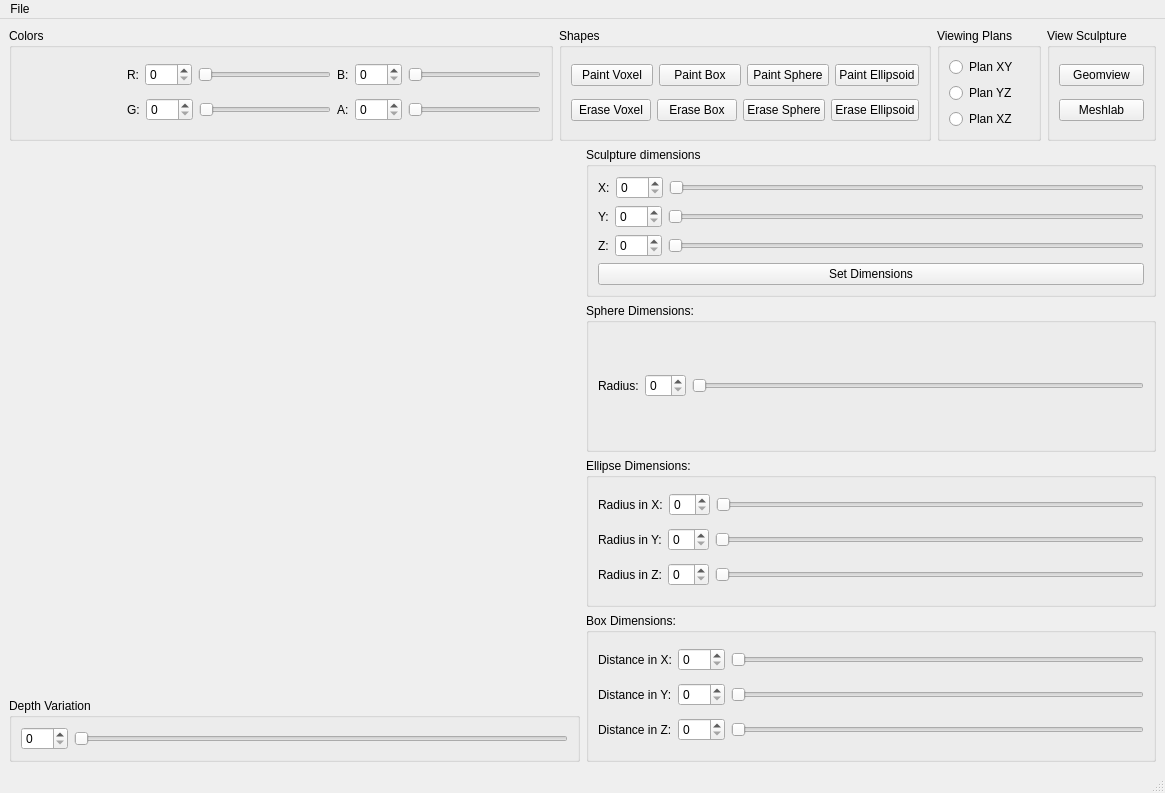
 <widget class="QMainWindow" name="MainWindow">
  <property name="geometry">
   <rect>
    <x>0</x>
    <y>0</y>
    <width>1165</width>
    <height>793</height>
   </rect>
  </property>
  <property name="windowTitle">
   <string>Sculptor - QT</string>
  </property>
  <widget class="QWidget" name="centralwidget">
   <layout class="QVBoxLayout" name="verticalLayout_6">
    <item>
     <layout class="QHBoxLayout" name="horizontalLayout_8" stretch="60,30,10,10">
      <item>
       <widget class="QGroupBox" name="groupBox">
        <property name="title">
         <string>Colors</string>
        </property>
        <layout class="QHBoxLayout" name="horizontalLayout_5">
         <item>
          <widget class="ColorPicker" name="CurrentColor" native="true">
           <property name="minimumSize">
            <size>
             <width>100</width>
             <height>0</height>
            </size>
           </property>
          </widget>
         </item>
         <item>
          <layout class="QVBoxLayout" name="verticalLayout_2">
           <item>
            <layout class="QHBoxLayout" name="horizontalLayout_4">
             <item>
              <widget class="QLabel" name="label">
               <property name="text">
                <string>R:</string>
               </property>
              </widget>
             </item>
             <item>
              <widget class="QSpinBox" name="spinBoxRed">
               <property name="cursor">
                <cursorShape>PointingHandCursor</cursorShape>
               </property>
               <property name="maximum">
                <number>255</number>
               </property>
              </widget>
             </item>
             <item>
              <widget class="QSlider" name="horizontalSliderRed">
               <property name="enabled">
                <bool>true</bool>
               </property>
               <property name="cursor">
                <cursorShape>PointingHandCursor</cursorShape>
               </property>
               <property name="styleSheet">
                <string notr="true"/>
               </property>
               <property name="maximum">
                <number>255</number>
               </property>
               <property name="tracking">
                <bool>true</bool>
               </property>
               <property name="orientation">
                <enum>Qt::Horizontal</enum>
               </property>
               <property name="invertedAppearance">
                <bool>false</bool>
               </property>
               <property name="invertedControls">
                <bool>false</bool>
               </property>
              </widget>
             </item>
            </layout>
           </item>
           <item>
            <layout class="QHBoxLayout" name="horizontalLayout_3">
             <item>
              <widget class="QLabel" name="label_2">
               <property name="text">
                <string>G:</string>
               </property>
              </widget>
             </item>
             <item>
              <widget class="QSpinBox" name="spinBoxBlue">
               <property name="cursor">
                <cursorShape>PointingHandCursor</cursorShape>
               </property>
               <property name="maximum">
                <number>255</number>
               </property>
              </widget>
             </item>
             <item>
              <widget class="QSlider" name="horizontalSliderGreen">
               <property name="cursor">
                <cursorShape>PointingHandCursor</cursorShape>
               </property>
               <property name="styleSheet">
                <string notr="true"/>
               </property>
               <property name="maximum">
                <number>255</number>
               </property>
               <property name="orientation">
                <enum>Qt::Horizontal</enum>
               </property>
              </widget>
             </item>
            </layout>
           </item>
          </layout>
         </item>
         <item>
          <layout class="QVBoxLayout" name="verticalLayout">
           <item>
            <layout class="QHBoxLayout" name="horizontalLayout">
             <item>
              <widget class="QLabel" name="label_3">
               <property name="enabled">
                <bool>true</bool>
               </property>
               <property name="text">
                <string>B:</string>
               </property>
              </widget>
             </item>
             <item>
              <widget class="QSpinBox" name="spinBoxGreen">
               <property name="cursor">
                <cursorShape>PointingHandCursor</cursorShape>
               </property>
               <property name="maximum">
                <number>255</number>
               </property>
              </widget>
             </item>
             <item>
              <widget class="QSlider" name="horizontalSliderBlue">
               <property name="cursor">
                <cursorShape>PointingHandCursor</cursorShape>
               </property>
               <property name="styleSheet">
                <string notr="true"/>
               </property>
               <property name="maximum">
                <number>255</number>
               </property>
               <property name="orientation">
                <enum>Qt::Horizontal</enum>
               </property>
              </widget>
             </item>
            </layout>
           </item>
           <item>
            <layout class="QHBoxLayout" name="horizontalLayout_2">
             <item>
              <widget class="QLabel" name="label_4">
               <property name="text">
                <string>A:</string>
               </property>
              </widget>
             </item>
             <item>
              <widget class="QSpinBox" name="spinBoxAlpha">
               <property name="cursor">
                <cursorShape>PointingHandCursor</cursorShape>
               </property>
               <property name="maximum">
                <number>255</number>
               </property>
              </widget>
             </item>
             <item>
              <widget class="QSlider" name="horizontalSliderAlpha">
               <property name="cursor">
                <cursorShape>PointingHandCursor</cursorShape>
               </property>
               <property name="styleSheet">
                <string notr="true"/>
               </property>
               <property name="maximum">
                <number>255</number>
               </property>
               <property name="orientation">
                <enum>Qt::Horizontal</enum>
               </property>
              </widget>
             </item>
            </layout>
           </item>
          </layout>
         </item>
        </layout>
       </widget>
      </item>
      <item>
       <widget class="QGroupBox" name="groupBox_2">
        <property name="title">
         <string>Shapes</string>
        </property>
        <layout class="QVBoxLayout" name="verticalLayout_7">
         <item>
          <layout class="QHBoxLayout" name="horizontalLayout_6">
           <item>
            <widget class="QPushButton" name="radioButtonPutVoxel">
             <property name="cursor">
              <cursorShape>PointingHandCursor</cursorShape>
             </property>
             <property name="text">
              <string>Paint Voxel</string>
             </property>
            </widget>
           </item>
           <item>
            <widget class="QPushButton" name="radioButtonPutBox">
             <property name="cursor">
              <cursorShape>PointingHandCursor</cursorShape>
             </property>
             <property name="text">
              <string>Paint Box</string>
             </property>
            </widget>
           </item>
           <item>
            <widget class="QPushButton" name="radioButtonPutSphere">
             <property name="cursor">
              <cursorShape>PointingHandCursor</cursorShape>
             </property>
             <property name="text">
              <string>Paint Sphere</string>
             </property>
            </widget>
           </item>
           <item>
            <widget class="QPushButton" name="radioButtonPutEllipsoid">
             <property name="cursor">
              <cursorShape>PointingHandCursor</cursorShape>
             </property>
             <property name="text">
              <string>Paint Ellipsoid</string>
             </property>
            </widget>
           </item>
          </layout>
         </item>
         <item>
          <layout class="QHBoxLayout" name="horizontalLayout_7">
           <item>
            <widget class="QPushButton" name="radioButtonCutVoxel">
             <property name="cursor">
              <cursorShape>PointingHandCursor</cursorShape>
             </property>
             <property name="text">
              <string>Erase Voxel</string>
             </property>
            </widget>
           </item>
           <item>
            <widget class="QPushButton" name="radioButtonCutBox">
             <property name="cursor">
              <cursorShape>PointingHandCursor</cursorShape>
             </property>
             <property name="text">
              <string>Erase Box</string>
             </property>
            </widget>
           </item>
           <item>
            <widget class="QPushButton" name="radioButtonCutSphere">
             <property name="cursor">
              <cursorShape>PointingHandCursor</cursorShape>
             </property>
             <property name="text">
              <string>Erase Sphere</string>
             </property>
            </widget>
           </item>
           <item>
            <widget class="QPushButton" name="radioButtonCutEllipsoid">
             <property name="cursor">
              <cursorShape>PointingHandCursor</cursorShape>
             </property>
             <property name="text">
              <string>Erase Ellipsoid</string>
             </property>
            </widget>
           </item>
          </layout>
         </item>
        </layout>
       </widget>
      </item>
      <item>
       <widget class="QGroupBox" name="groupBox_3">
        <property name="title">
         <string>Viewing Plans</string>
        </property>
        <layout class="QVBoxLayout" name="verticalLayout_4">
         <item>
          <widget class="QRadioButton" name="pushButtonXY">
           <property name="cursor">
            <cursorShape>PointingHandCursor</cursorShape>
           </property>
           <property name="text">
            <string>Plan XY</string>
           </property>
          </widget>
         </item>
         <item>
          <widget class="QRadioButton" name="pushButtonYZ">
           <property name="cursor">
            <cursorShape>PointingHandCursor</cursorShape>
           </property>
           <property name="text">
            <string>Plan YZ</string>
           </property>
          </widget>
         </item>
         <item>
          <widget class="QRadioButton" name="pushButtonXZ">
           <property name="cursor">
            <cursorShape>PointingHandCursor</cursorShape>
           </property>
           <property name="text">
            <string>Plan XZ</string>
           </property>
          </widget>
         </item>
        </layout>
       </widget>
      </item>
      <item>
       <widget class="QGroupBox" name="groupBox_4">
        <property name="title">
         <string>View Sculpture</string>
        </property>
        <layout class="QVBoxLayout" name="verticalLayout_5">
         <item>
          <widget class="QPushButton" name="pushButtonGeomview">
           <property name="cursor">
            <cursorShape>PointingHandCursor</cursorShape>
           </property>
           <property name="text">
            <string>Geomview</string>
           </property>
          </widget>
         </item>
         <item>
          <widget class="QPushButton" name="pushButtonMeshlab">
           <property name="cursor">
            <cursorShape>PointingHandCursor</cursorShape>
           </property>
           <property name="text">
            <string>Meshlab</string>
           </property>
          </widget>
         </item>
        </layout>
       </widget>
      </item>
     </layout>
    </item>
    <item>
     <layout class="QHBoxLayout" name="horizontalLayout_10">
      <item>
       <layout class="QVBoxLayout" name="verticalLayout_3" stretch="90,10">
        <item>
         <widget class="Plotter" name="plotter" native="true">
          <property name="cursor">
           <cursorShape>CrossCursor</cursorShape>
          </property>
          <property name="layoutDirection">
           <enum>Qt::LeftToRight</enum>
          </property>
          <property name="autoFillBackground">
           <bool>false</bool>
          </property>
          <property name="styleSheet">
           <string notr="true">border-radius: 25px;</string>
          </property>
         </widget>
        </item>
        <item>
         <widget class="QGroupBox" name="groupBox_5">
          <property name="title">
           <string>Depth Variation</string>
          </property>
          <layout class="QHBoxLayout" name="horizontalLayout_9">
           <item>
            <widget class="QSpinBox" name="spinBoxPlanoX">
             <property name="cursor">
              <cursorShape>PointingHandCursor</cursorShape>
             </property>
             <property name="maximum">
              <number>200</number>
             </property>
            </widget>
           </item>
           <item>
            <widget class="QSlider" name="horizontalSliderPlanoSpec">
             <property name="cursor">
              <cursorShape>PointingHandCursor</cursorShape>
             </property>
             <property name="maximum">
              <number>200</number>
             </property>
             <property name="orientation">
              <enum>Qt::Horizontal</enum>
             </property>
            </widget>
           </item>
          </layout>
         </widget>
        </item>
       </layout>
      </item>
      <item>
       <layout class="QVBoxLayout" name="verticalLayout_14">
        <item>
         <widget class="QGroupBox" name="groupBox_7">
          <property name="title">
           <string>Sculpture dimensions</string>
          </property>
          <layout class="QVBoxLayout" name="verticalLayout_10">
           <item>
            <layout class="QVBoxLayout" name="verticalLayout_9">
             <item>
              <layout class="QHBoxLayout" name="horizontalLayout_11">
               <item>
                <widget class="QLabel" name="label_10">
                 <property name="text">
                  <string>X:</string>
                 </property>
                </widget>
               </item>
               <item>
                <widget class="QSpinBox" name="spinBoxDimX">
                 <property name="cursor">
                  <cursorShape>PointingHandCursor</cursorShape>
                 </property>
                 <property name="maximum">
                  <number>200</number>
                 </property>
                </widget>
               </item>
               <item>
                <widget class="QSlider" name="horizontalSliderDimX">
                 <property name="cursor">
                  <cursorShape>PointingHandCursor</cursorShape>
                 </property>
                 <property name="maximum">
                  <number>200</number>
                 </property>
                 <property name="orientation">
                  <enum>Qt::Horizontal</enum>
                 </property>
                </widget>
               </item>
              </layout>
             </item>
             <item>
              <layout class="QHBoxLayout" name="horizontalLayout_12">
               <item>
                <widget class="QLabel" name="label_11">
                 <property name="text">
                  <string>Y:</string>
                 </property>
                </widget>
               </item>
               <item>
                <widget class="QSpinBox" name="spinBoxDimY">
                 <property name="cursor">
                  <cursorShape>PointingHandCursor</cursorShape>
                 </property>
                 <property name="maximum">
                  <number>200</number>
                 </property>
                </widget>
               </item>
               <item>
                <widget class="QSlider" name="horizontalSliderDimY">
                 <property name="cursor">
                  <cursorShape>PointingHandCursor</cursorShape>
                 </property>
                 <property name="maximum">
                  <number>200</number>
                 </property>
                 <property name="orientation">
                  <enum>Qt::Horizontal</enum>
                 </property>
                </widget>
               </item>
              </layout>
             </item>
             <item>
              <layout class="QHBoxLayout" name="horizontalLayout_13">
               <item>
                <widget class="QLabel" name="label_12">
                 <property name="text">
                  <string>Z:</string>
                 </property>
                </widget>
               </item>
               <item>
                <widget class="QSpinBox" name="spinBoxDimZ">
                 <property name="cursor">
                  <cursorShape>PointingHandCursor</cursorShape>
                 </property>
                 <property name="maximum">
                  <number>200</number>
                 </property>
                </widget>
               </item>
               <item>
                <widget class="QSlider" name="horizontalSliderDimZ">
                 <property name="cursor">
                  <cursorShape>PointingHandCursor</cursorShape>
                 </property>
                 <property name="maximum">
                  <number>200</number>
                 </property>
                 <property name="orientation">
                  <enum>Qt::Horizontal</enum>
                 </property>
                </widget>
               </item>
              </layout>
             </item>
            </layout>
           </item>
           <item>
            <widget class="QPushButton" name="pushButtonCanvas">
             <property name="cursor">
              <cursorShape>PointingHandCursor</cursorShape>
             </property>
             <property name="text">
              <string>Set Dimensions</string>
             </property>
            </widget>
           </item>
          </layout>
         </widget>
        </item>
        <item>
         <widget class="QGroupBox" name="groupBox_8">
          <property name="title">
           <string>Sphere Dimensions:</string>
          </property>
          <layout class="QHBoxLayout" name="horizontalLayout_14">
           <item>
            <widget class="QLabel" name="label_14">
             <property name="text">
              <string>Radius:</string>
             </property>
            </widget>
           </item>
           <item>
            <widget class="QSpinBox" name="spinBoxRaioEsfera">
             <property name="cursor">
              <cursorShape>PointingHandCursor</cursorShape>
             </property>
             <property name="maximum">
              <number>75</number>
             </property>
            </widget>
           </item>
           <item>
            <widget class="QSlider" name="horizontalSliderRaioEsfera">
             <property name="cursor">
              <cursorShape>PointingHandCursor</cursorShape>
             </property>
             <property name="maximum">
              <number>75</number>
             </property>
             <property name="orientation">
              <enum>Qt::Horizontal</enum>
             </property>
            </widget>
           </item>
          </layout>
         </widget>
        </item>
        <item>
         <widget class="QGroupBox" name="groupBox_9">
          <property name="title">
           <string>Ellipse Dimensions:</string>
          </property>
          <layout class="QVBoxLayout" name="verticalLayout_11">
           <item>
            <layout class="QHBoxLayout" name="horizontalLayout_15">
             <item>
              <widget class="QLabel" name="label_19">
               <property name="text">
                <string>Radius in X:</string>
               </property>
              </widget>
             </item>
             <item>
              <widget class="QSpinBox" name="spinBoxElipRx">
               <property name="cursor">
                <cursorShape>PointingHandCursor</cursorShape>
               </property>
               <property name="maximum">
                <number>75</number>
               </property>
              </widget>
             </item>
             <item>
              <widget class="QSlider" name="horizontalSliderElipRx">
               <property name="cursor">
                <cursorShape>PointingHandCursor</cursorShape>
               </property>
               <property name="maximum">
                <number>75</number>
               </property>
               <property name="orientation">
                <enum>Qt::Horizontal</enum>
               </property>
              </widget>
             </item>
            </layout>
           </item>
           <item>
            <layout class="QHBoxLayout" name="horizontalLayout_16">
             <item>
              <widget class="QLabel" name="label_20">
               <property name="text">
                <string>Radius in Y:</string>
               </property>
              </widget>
             </item>
             <item>
              <widget class="QSpinBox" name="spinBoxElipRy">
               <property name="cursor">
                <cursorShape>PointingHandCursor</cursorShape>
               </property>
               <property name="maximum">
                <number>75</number>
               </property>
              </widget>
             </item>
             <item>
              <widget class="QSlider" name="horizontalSliderElipRy">
               <property name="cursor">
                <cursorShape>PointingHandCursor</cursorShape>
               </property>
               <property name="maximum">
                <number>75</number>
               </property>
               <property name="orientation">
                <enum>Qt::Horizontal</enum>
               </property>
              </widget>
             </item>
            </layout>
           </item>
           <item>
            <layout class="QHBoxLayout" name="horizontalLayout_17">
             <item>
              <widget class="QLabel" name="label_21">
               <property name="text">
                <string>Radius in Z:</string>
               </property>
              </widget>
             </item>
             <item>
              <widget class="QSpinBox" name="spinBoxElipRz">
               <property name="cursor">
                <cursorShape>PointingHandCursor</cursorShape>
               </property>
               <property name="maximum">
                <number>75</number>
               </property>
              </widget>
             </item>
             <item>
              <widget class="QSlider" name="horizontalSliderElipRz">
               <property name="cursor">
                <cursorShape>PointingHandCursor</cursorShape>
               </property>
               <property name="maximum">
                <number>75</number>
               </property>
               <property name="orientation">
                <enum>Qt::Horizontal</enum>
               </property>
              </widget>
             </item>
            </layout>
           </item>
          </layout>
         </widget>
        </item>
        <item>
         <widget class="QGroupBox" name="groupBox_10">
          <property name="title">
           <string>Box Dimensions:</string>
          </property>
          <layout class="QVBoxLayout" name="verticalLayout_12">
           <item>
            <layout class="QHBoxLayout" name="horizontalLayout_18">
             <item>
              <widget class="QLabel" name="label_22">
               <property name="text">
                <string>Distance in X:</string>
               </property>
              </widget>
             </item>
             <item>
              <widget class="QSpinBox" name="spinBoxRaioEsfera_5">
               <property name="cursor">
                <cursorShape>PointingHandCursor</cursorShape>
               </property>
               <property name="maximum">
                <number>190</number>
               </property>
              </widget>
             </item>
             <item>
              <widget class="QSlider" name="horizontalSliderBoxX">
               <property name="cursor">
                <cursorShape>PointingHandCursor</cursorShape>
               </property>
               <property name="maximum">
                <number>190</number>
               </property>
               <property name="orientation">
                <enum>Qt::Horizontal</enum>
               </property>
              </widget>
             </item>
            </layout>
           </item>
           <item>
            <layout class="QHBoxLayout" name="horizontalLayout_19">
             <item>
              <widget class="QLabel" name="label_23">
               <property name="text">
                <string>Distance in Y:</string>
               </property>
              </widget>
             </item>
             <item>
              <widget class="QSpinBox" name="spinBoxRaioEsfera_6">
               <property name="cursor">
                <cursorShape>PointingHandCursor</cursorShape>
               </property>
               <property name="maximum">
                <number>190</number>
               </property>
              </widget>
             </item>
             <item>
              <widget class="QSlider" name="horizontalSliderBoxY">
               <property name="cursor">
                <cursorShape>PointingHandCursor</cursorShape>
               </property>
               <property name="maximum">
                <number>190</number>
               </property>
               <property name="orientation">
                <enum>Qt::Horizontal</enum>
               </property>
              </widget>
             </item>
            </layout>
           </item>
           <item>
            <layout class="QHBoxLayout" name="horizontalLayout_20">
             <item>
              <widget class="QLabel" name="label_24">
               <property name="text">
                <string>Distance in Z:</string>
               </property>
              </widget>
             </item>
             <item>
              <widget class="QSpinBox" name="spinBoxRaioEsfera_7">
               <property name="cursor">
                <cursorShape>PointingHandCursor</cursorShape>
               </property>
               <property name="maximum">
                <number>190</number>
               </property>
              </widget>
             </item>
             <item>
              <widget class="QSlider" name="horizontalSliderBoxZ">
               <property name="cursor">
                <cursorShape>PointingHandCursor</cursorShape>
               </property>
               <property name="maximum">
                <number>190</number>
               </property>
               <property name="orientation">
                <enum>Qt::Horizontal</enum>
               </property>
              </widget>
             </item>
            </layout>
           </item>
          </layout>
         </widget>
        </item>
       </layout>
      </item>
     </layout>
    </item>
   </layout>
  </widget>
  <widget class="QStatusBar" name="statusbar"/>
  <widget class="QMenuBar" name="menuBar">
   <property name="geometry">
    <rect>
     <x>0</x>
     <y>0</y>
     <width>1165</width>
     <height>21</height>
    </rect>
   </property>
   <widget class="QMenu" name="menuArquivo">
    <property name="title">
     <string>File</string>
    </property>
    <addaction name="actionCriar_arquivo_OFF"/>
    <addaction name="actionClear_all"/>
    <addaction name="actionOpen_conceptualization_file"/>
    <addaction name="actionQuit"/>
   </widget>
   <addaction name="menuArquivo"/>
  </widget>
  <action name="actionQuit">
   <property name="text">
    <string>Quit</string>
   </property>
   <property name="shortcut">
    <string>Ctrl+Q</string>
   </property>
  </action>
  <action name="actionCriar_arquivo_OFF">
   <property name="text">
    <string>Export OFF file</string>
   </property>
   <property name="shortcut">
    <string>Ctrl+E</string>
   </property>
  </action>
  <action name="actionClear_all">
   <property name="text">
    <string>Clear all</string>
   </property>
   <property name="shortcut">
    <string>Ctrl+A, Del</string>
   </property>
  </action>
  <action name="actionOpen_conceptualization_file">
   <property name="text">
    <string>Open conceptualization file</string>
   </property>
  </action>
 </widget>
